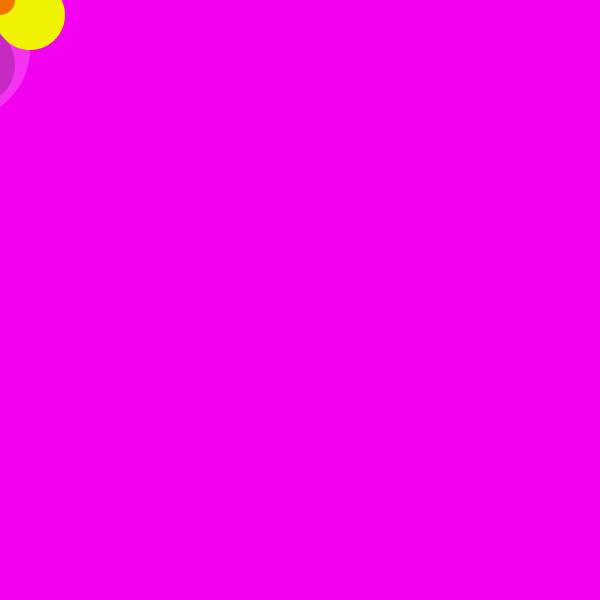
Frame 1 (no input)
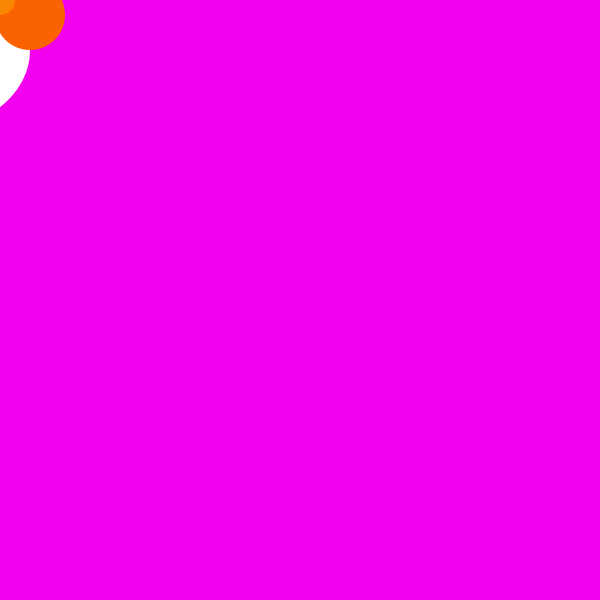
Frame 60 (the mouse pressed at the canvas centre just before this capture)
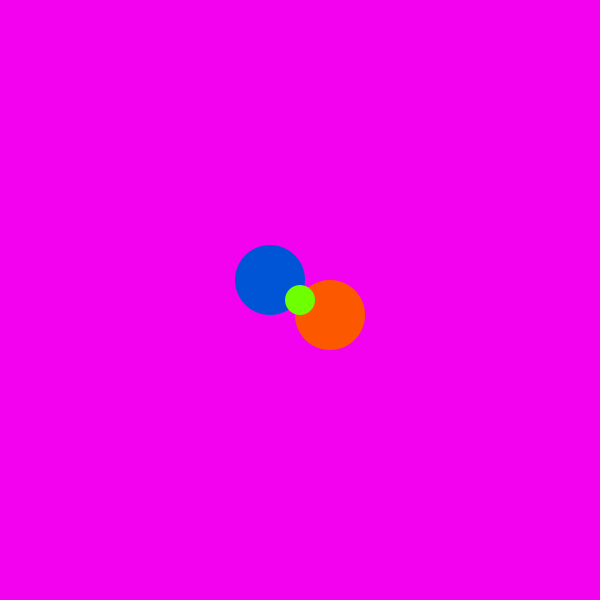
Frame 120 (the mouse held since frame 60 and released just before this capture)

The Processing sketch that drew these frames (run headless with seeded random() and noise(); from frame 60 on, the mouse is pressed at the canvas centre):

// Processing sketch: processing_76005
// ── processing_76005.pde

Kitty myKitty;
 
void setup() {
  size(600,600);
   background(255,0,145);
  myKitty = new Kitty(0,0);
 
 
  smooth();
   
}
 
void draw() {
   background(242,2,239,125);

  
  myKitty.move();
  myKitty.display();
   
 
}
 
class Kitty {
  color c;
  
  float kittysize;
  float x;
  float y;
  float speed;
  int colorstep;
 
  Kitty(float tempXpos, float tempYpos) {
    c = 0;
     
    kittysize = 10.;
 
    speed =40;
    colorstep = 50;
  }
 
  void display() {
  noStroke();
   
 
//ear
fill(255,c);//徒顏色
beginShape();//三點組成三角形
vertex(mouseX-180,mouseY-50);
vertex(mouseX-120,mouseY-20);
vertex(mouseX-160,mouseY+15);
endShape(CLOSE);
 
 
 
//ear
fill(255,c);
beginShape();
vertex(mouseX-25,mouseY-20);
vertex(mouseX+40,mouseY-50);
vertex(mouseX+22,mouseY+15);
endShape(CLOSE);
//face
fill(255,255,255,c);
ellipse(mouseX-70,mouseY+50,200,160);
 
 
//nose
fill(255,252,0,c);
ellipse(mouseX-70,mouseY+80,20,15);
//butterfly circle
 
fill(random(234,255),random(255),0);
ellipse(mouseX+30,mouseY+15,70,70);
  
if(mousePressed) fill(0,random(0,240),random(204,255));
else fill(random(234,255),random(255),0);
ellipse(mouseX-30,mouseY-20,70,70);
  
if(mousePressed) fill(random(0,255),255,random(0,255));
else fill(random(234,255),random(255),0);
  
ellipse(mouseX,mouseY,30,30);
 
 
//eyes
fill(0,0,0,c);
ellipse(mouseX-120,mouseY+65,20+kittysize,25+kittysize);
ellipse(mouseX-20,mouseY+65,20+kittysize,25+kittysize);
}
  void move() {
    kittysize= kittysize + speed;
    if(mousePressed) kittysize=random(0,0.5);
    else
    if(kittysize > 30. || kittysize< 20) {
      speed = speed * random(0.9, 1.1);
      speed = speed * -1;
  
       
 
  c = c + colorstep;
    }
    if(mousePressed) c=0;
    else
    if(c > 255) c = c;


     
  
  }
}
